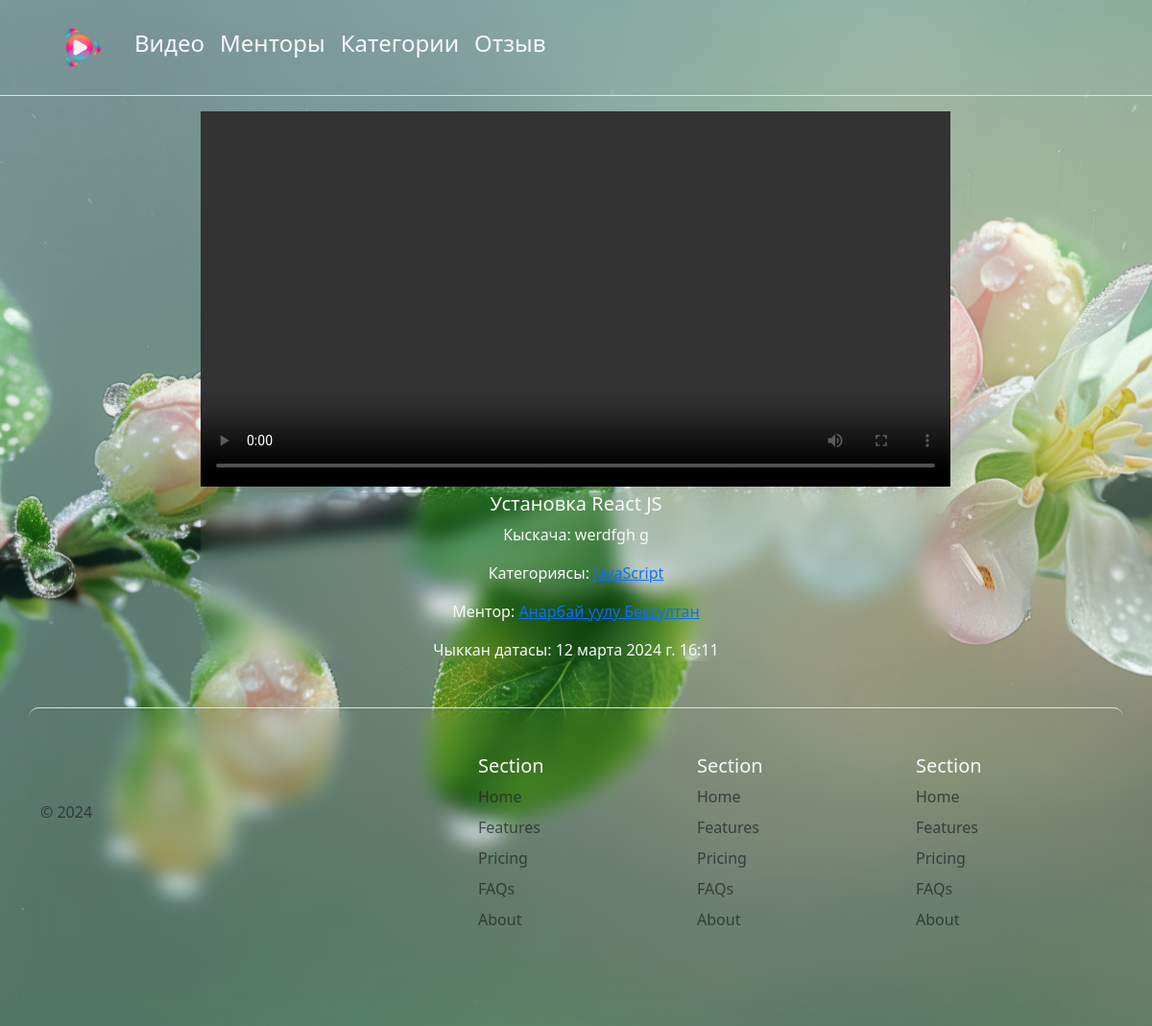
The app's page /old/videos/2 with its own data.
### app/models.py (models this page shows, shortened)
class Video(models.Model):
    type = models.ForeignKey("Type", on_delete=models.CASCADE)
    title = models.CharField(max_length=255)
    description = models.TextField()
    file = models.FileField(upload_to='./video/')
    user = models.ForeignKey('User', on_delete=models.CASCADE)
    img = models.ImageField(default=1)
    date = models.DateTimeField(auto_now_add=True)

class Type(models.Model):
    img = models.ImageField(default=1)
    name = models.CharField(max_length=255)
    def __str__(self):
        return str(self.name)

class User(models.Model):
    img = models.ImageField(default=1)
    username = models.CharField(max_length=255)
    role = models.CharField(max_length=255)
    def __str__(self):
        return str(self.username)

### app/views.py (the view)
# urls.py: path('videos/<int:pk>', VideoDetailView.as_view(), name='video-detail'),
class VideoDetailView(DetailView):
    model = Video
    template_name = 'app/video/detail_videos.html'

### app/templates/app/video/detail_videos.html (shortened to what this page needs)
{% extends 'app/base.html' %}
{% block content %}
    {% include 'app/include/header.html' %}
    <center>
    <div class="container">
        <div class="" style="width: 70%;">
            <video class="card-img-top" width="100%" controls controlsList="nodownload">
                <source src="{{ video.file.url }}" type="video/mp4">
                <source src="{{ video.file.url }}" type="video/ogg">
            </video>
            <div class="text-light" style="backdrop-filter: blur(10px); border-radius: 10px">
                <h5 class="">{{ video.title }}</h5>
                <p class="">Кыскача: {{ video.description}}</p>
                <p class="">Категориясы: <a href="{% url 'category-detail' video.type.id%}">{{ video.type}}</a></p>
                <p class="">Ментор: <a href="{% url 'mentor-detail' video.user.id %}">{{ video.user}}</a></p>
                <p class="">Чыккан датасы: {{ video.date}}</p>
            </div>
        </div>
    </div>
</center>
    {% include 'app/include/footer.html' %}
{% endblock %}

### static/app/style.css (style rules this page uses)
body { background-image: url("/static/app/img/background3.jpeg"); background-position: center center; background-attachment: fixed; background-size: cover; }

### records on screen
Video: title "Установка React JS", description "werdfgh g", type "JavaScript", user "Анарбай уулу Бексултан", date "12 марта 2024 г. 16:11"
